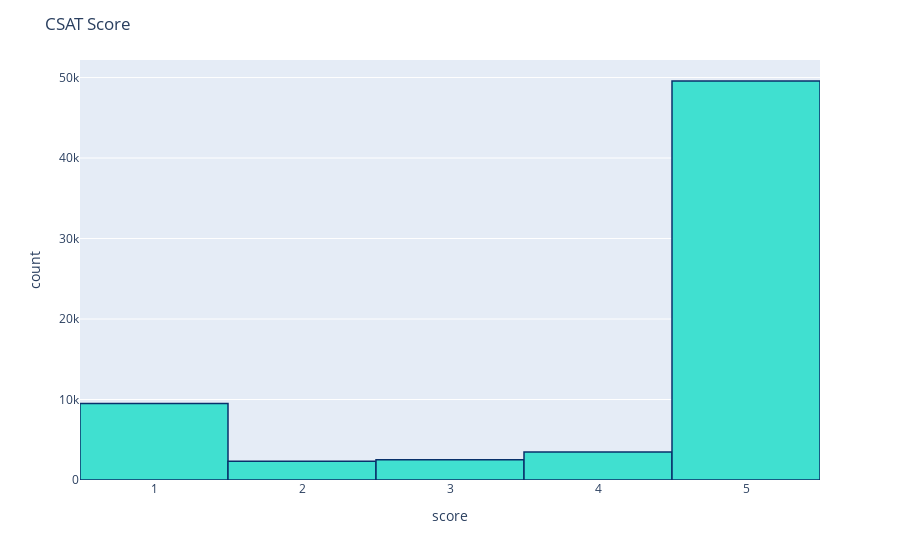

Notebook code cell kept with this figure:
### Markdown cell above
Nearly 75% of all reviews have been associated with CSAT score of 5

### Code cell
import seaborn as sns
color = sns.color_palette()
import plotly.offline as py
py.init_notebook_mode(connected=True)
import plotly.graph_objs as go
import plotly.tools as tls
import plotly.express as px

fig = px.histogram(csat_scores, x='score')
fig.update_traces(marker_color="turquoise",marker_line_color='rgb(8,48,107)',
                  marker_line_width=1.5)
fig.update_layout(title_text='CSAT Score')
fig.show()

### Figure 1 — Plotly figure (JSON) as saved in the notebook; plotly's stock layout.template omitted (floating-point values rounded to 4 significant figures; data arrays with more than 128 entries replaced by an {"elided": "..."} marker saying what was removed)
{"data": [{"alignmentgroup": "True", "bingroup": "x", "hovertemplate": "score=%{x}<br>count=%{y}<extra></extra>", "legendgroup": "", "marker": {"color": "turquoise", "line": {"color": "rgb(8,48,107)", "width": 1.5}}, "name": "", "offsetgroup": "", "orientation": "v", "showlegend": false, "type": "histogram", "x": {"elided": "67378 int values"}, "xaxis": "x", "yaxis": "y"}], "layout": {"barmode": "relative", "legend": {"tracegroupgap": 0}, "margin": {"t": 60}, "title": {"text": "CSAT Score"}, "xaxis": {"anchor": "y", "domain": [0, 1], "title": {"text": "score"}}, "yaxis": {"anchor": "x", "domain": [0, 1], "title": {"text": "count"}}}}
